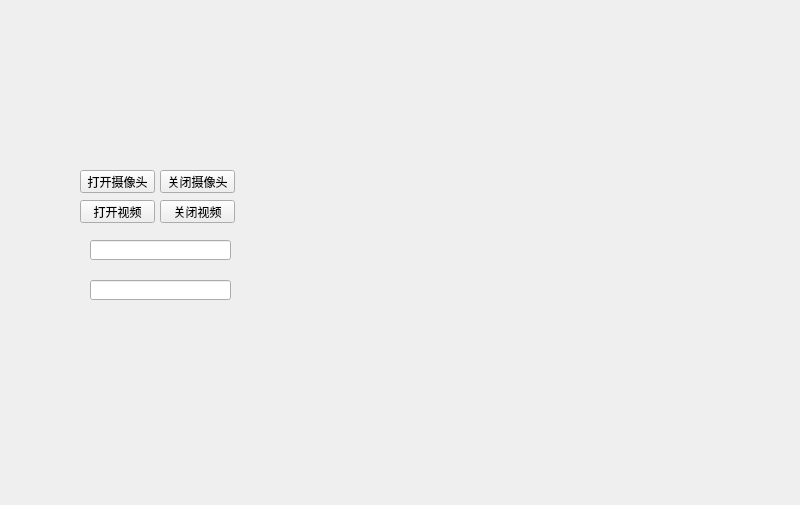
<?xml version="1.0" encoding="UTF-8"?>
<ui version="4.0">
 <class>Form</class>
 <widget class="QWidget" name="Form">
  <property name="geometry">
   <rect>
    <x>0</x>
    <y>0</y>
    <width>800</width>
    <height>505</height>
   </rect>
  </property>
  <property name="windowTitle">
   <string>Form</string>
  </property>
  <widget class="QWidget" name="widget" native="true">
   <property name="geometry">
    <rect>
     <x>80</x>
     <y>160</y>
     <width>171</width>
     <height>271</height>
    </rect>
   </property>
   <widget class="QPushButton" name="pushButton">
    <property name="geometry">
     <rect>
      <x>0</x>
      <y>10</y>
      <width>75</width>
      <height>23</height>
     </rect>
    </property>
    <property name="text">
     <string>打开摄像头</string>
    </property>
   </widget>
   <widget class="QPushButton" name="pushButton_2">
    <property name="geometry">
     <rect>
      <x>80</x>
      <y>10</y>
      <width>75</width>
      <height>23</height>
     </rect>
    </property>
    <property name="text">
     <string>关闭摄像头</string>
    </property>
   </widget>
   <widget class="QPushButton" name="pushButton_3">
    <property name="geometry">
     <rect>
      <x>0</x>
      <y>40</y>
      <width>75</width>
      <height>23</height>
     </rect>
    </property>
    <property name="text">
     <string>打开视频</string>
    </property>
   </widget>
   <widget class="QPushButton" name="pushButton_4">
    <property name="geometry">
     <rect>
      <x>80</x>
      <y>40</y>
      <width>75</width>
      <height>23</height>
     </rect>
    </property>
    <property name="text">
     <string>关闭视频</string>
    </property>
   </widget>
   <widget class="QLineEdit" name="lineEdit">
    <property name="geometry">
     <rect>
      <x>10</x>
      <y>80</y>
      <width>141</width>
      <height>20</height>
     </rect>
    </property>
   </widget>
   <widget class="QLineEdit" name="lineEdit_2">
    <property name="geometry">
     <rect>
      <x>10</x>
      <y>120</y>
      <width>141</width>
      <height>20</height>
     </rect>
    </property>
   </widget>
  </widget>
 </widget>
 <resources/>
 <connections/>
</ui>
